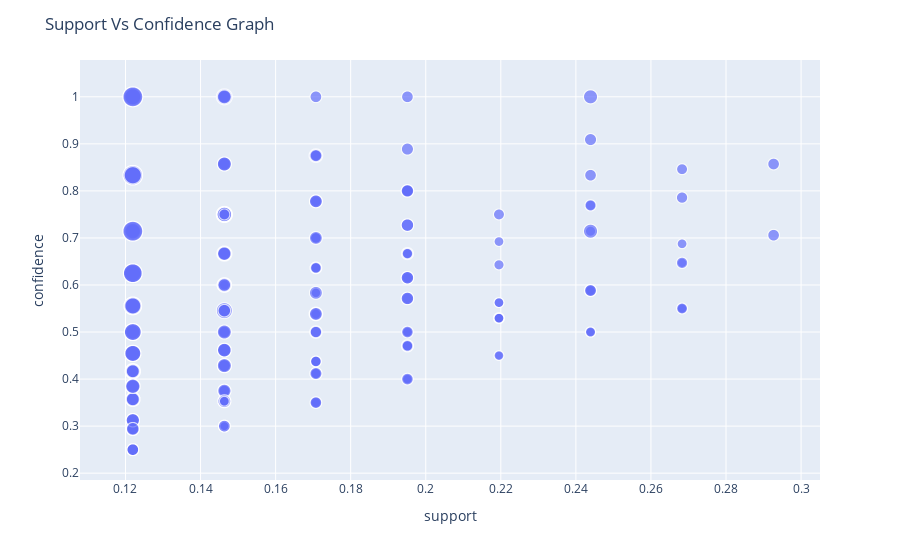

Notebook code for this chart:
### Markdown cell above
## Plots

### Code cell
fig3 = px.scatter(newrules_up, x="support", y="confidence", size="lift",hover_name="itemsets1")
fig3.update_layout(title="Support Vs Confidence Graph")

### Figure 1 — Plotly figure (JSON) as saved in the notebook; plotly's stock layout.template omitted (floating-point values rounded to 4 significant figures; data arrays with more than 128 entries replaced by an {"elided": "..."} marker saying what was removed)
{"data": [{"hoverlabel": {"namelength": 0}, "hovertemplate": "<b>%{hovertext}</b><br><br>support=%{x}<br>confidence=%{y}<br>lift=%{marker.size}", "hovertext": {"elided": "1388x1 str values"}, "legendgroup": "", "marker": {"color": "#636efa", "size": {"elided": "1388 float values"}, "sizemode": "area", "sizeref": 0.01464, "symbol": "circle"}, "mode": "markers", "name": "", "showlegend": false, "type": "scattergl", "x": {"elided": "1388 float values"}, "xaxis": "x", "y": {"elided": "1388 float values"}, "yaxis": "y"}], "layout": {"legend": {"itemsizing": "constant", "tracegroupgap": 0}, "margin": {"t": 60}, "title": {"text": "Support Vs Confidence Graph"}, "xaxis": {"anchor": "y", "domain": [0, 1], "title": {"text": "support"}}, "yaxis": {"anchor": "x", "domain": [0, 1], "title": {"text": "confidence"}}}}
